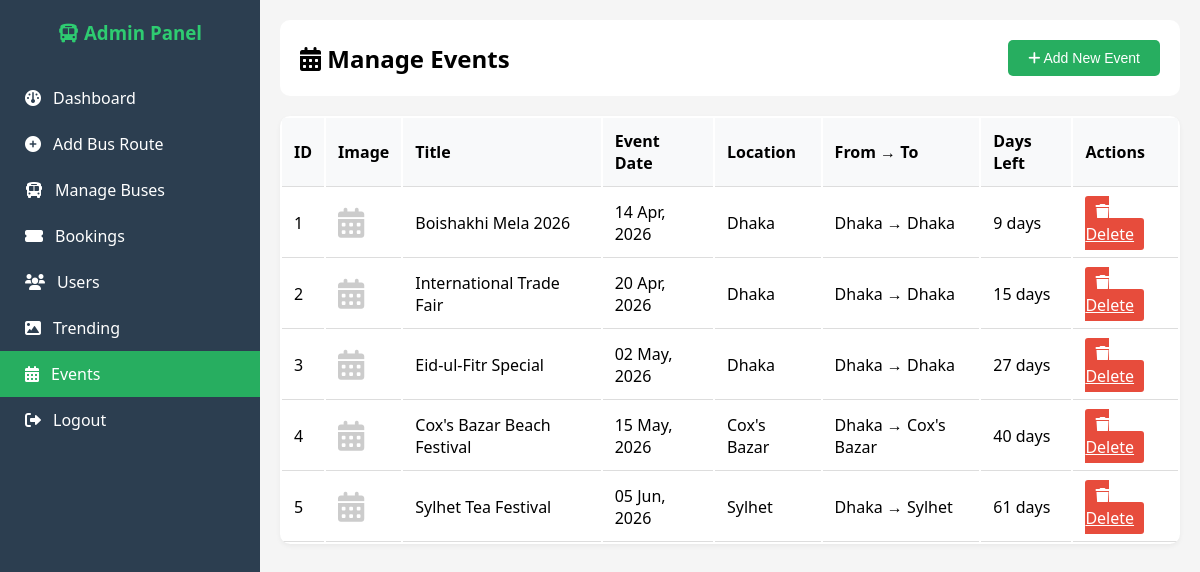
The app's page /bus-ticket-system/admin/events.php (signed in) with its own data.
### tables this page shows
CREATE TABLE `events` (
  `id` int(11) NOT NULL,
  `title` varchar(200) NOT NULL,
  `description` text DEFAULT NULL,
  `event_date` date NOT NULL,
  `event_time` time DEFAULT NULL,
  `end_date` date DEFAULT NULL,
  `location` varchar(200) DEFAULT NULL,
  `venue` varchar(200) DEFAULT NULL,
  `image_path` varchar(255) DEFAULT NULL,
  `from_city` varchar(100) DEFAULT NULL,
  `to_city` varchar(100) DEFAULT NULL,
  `days_left` int(11) DEFAULT NULL,
  `status` enum('upcoming','ongoing','completed') DEFAULT 'upcoming',
  `created_at` timestamp NOT NULL DEFAULT current_timestamp()
);

### bus-ticket-system/admin/events.php (the view, shortened to what this page needs)
<?php
require_once '../includes/config.php';
$query = "SELECT * FROM events ORDER BY event_date ASC";
$result = mysqli_query($conn, $query);
?>
<!DOCTYPE html>
<html lang="en">
<head>
    <link rel="stylesheet" href="https://cdnjs.cloudflare.com/ajax/libs/font-awesome/6.0.0/css/all.min.css">
</head>
<body>
    <div class="sidebar">
        <h3><i class="fas fa-bus"></i> Admin Panel</h3>
        <a href="dashboard.php"><i class="fas fa-dashboard"></i> Dashboard</a>
        <a href="dashboard.php#add-bus"><i class="fas fa-plus-circle"></i> Add Bus Route</a>
        <a href="dashboard.php#manage-buses"><i class="fas fa-bus"></i> Manage Buses</a>
        <a href="dashboard.php#bookings"><i class="fas fa-ticket-alt"></i> Bookings</a>
        <a href="dashboard.php#users"><i class="fas fa-users"></i> Users</a>
        <a href="trending.php"><i class="fas fa-image"></i> Trending</a>
        <a href="events.php" class="active"><i class="fas fa-calendar-alt"></i> Events</a>
        <a href="logout.php"><i class="fas fa-sign-out-alt"></i> Logout</a>
    </div>
    <div class="main-content">
        <div class="header">
            <h2><i class="fas fa-calendar-alt"></i> Manage Events</h2>
            <button class="btn-add" onclick="openAddModal()"><i class="fas fa-plus"></i> Add New Event</button>
        </div>
        <table>
            <thead>
                <tr>
                    <th>ID</th>
                    <th>Image</th>
                    <th>Title</th>
                    <th>Event Date</th>
                    <th>Location</th>
                    <th>From → To</th>
                    <th>Days Left</th>
                    <th>Actions</th>
                </tr>
            </thead>
            <tbody>
                <?php while($event = mysqli_fetch_assoc($result)): ?>
                <tr>
                    <td><?php echo $event['id']; ?></td>
                    <td>
                        <?php if($event['image_path'] && file_exists('../' . $event['image_path'])): ?>
                            <img src="../<?php echo $event['image_path']; ?>" class="event-image-preview">
                        <?php else: ?>
                            <i class="fas fa-calendar-alt" style="font-size: 30px; color: #ccc;"></i>
                        <?php endif; ?>
                    </td>
                    <td><?php echo $event['title']; ?></td>
                    <td><?php echo date('d M, Y', strtotime($event['event_date'])); ?></td>
                    <td><?php echo $event['location']; ?></td>
                    <td><?php echo $event['from_city']; ?> → <?php echo $event['to_city']; ?></td>
                    <td><?php echo $event['days_left']; ?> days</td>
                    <td>
                        <a href="events.php?delete_id=<?php echo $event['id']; ?>" class="btn-delete" onclick="return confirm('Delete this event?')">
                            <i class="fas fa-trash"></i> Delete
                        </a>
                    </td>
                </tr>
                <?php endwhile; ?>
            </tbody>
        </table>
    </div>
</body>
</html>

### bus-ticket-system/admin/events.php (style rules this page uses)
* { margin: 0; padding: 0; box-sizing: border-box; }
body { font-family: 'Segoe UI', sans-serif; background: #f5f5f5; }
.sidebar { position: fixed; left: 0; top: 0; width: 260px; height: 100%; background: #2c3e50; color: white; padding-top: 20px; }
.sidebar h3 { text-align: center; margin-bottom: 30px; color: #2ecc71; }
.sidebar a { display: flex; align-items: center; gap: 12px; padding: 12px 25px; color: white; text-decoration: none; transition: all 0.3s ease; }
.sidebar a.active { background: #27ae60; }
.main-content { margin-left: 260px; padding: 20px; }
.header { background: white; padding: 20px; border-radius: 10px; margin-bottom: 20px; display: flex; justify-content: space-between; align-items: center; }
.btn-add { background: #27ae60; color: white; border: none; padding: 10px 20px; border-radius: 5px; cursor: pointer; font-size: 14px; }
table { width: 100%; background: white; border-radius: 10px; overflow: hidden; box-shadow: 0 2px 5px rgba(0,0,0,0.05); }
th, td { padding: 12px; text-align: left; border-bottom: 1px solid #ddd; }
th { background: #f8f9fa; font-weight: 600; }
.btn-delete { background: #e74c3c; color: white; border: none; padding: 5px 10px; border-radius: 3px; cursor: pointer; }

### records on screen
events: id "1", title "Boishakhi Mela 2026", event_date "14 Apr, 2026", location "Dhaka", from_city "Dhaka", to_city "Dhaka", days_left "9"
events: id "2", title "International Trade Fair", event_date "20 Apr, 2026", location "Dhaka", from_city "Dhaka", to_city "Dhaka", days_left "15"
events: id "3", title "Eid-ul-Fitr Special", event_date "02 May, 2026", location "Dhaka", from_city "Dhaka", to_city "Dhaka", days_left "27"
events: id "4", title "Cox's Bazar Beach Festival", event_date "15 May, 2026", location "Cox's Bazar", from_city "Dhaka", to_city "Cox's Bazar", days_left "40"
events: id "5", title "Sylhet Tea Festival", event_date "05 Jun, 2026", location "Sylhet", from_city "Dhaka", to_city "Sylhet", days_left "61"
